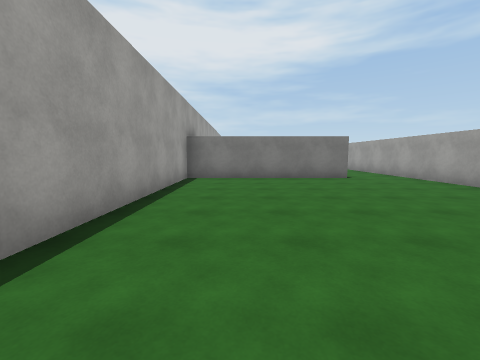
view 1 (above)

24 first-person views from a walk through a Unity game level. The camera is 1.4 m above the floor, tilts 6° down and sees 90° across. The floor is counted in squares, 2 m on a side. Each view is taken from the middle of a square. On the plan, view 1 faces up. The plan holds only what a view shows up to about 9 squares ahead; the rest is blank. The place goes on beyond the plan. The player is left out. Surface patterns are stand-ins for the level's own textures.

view 2
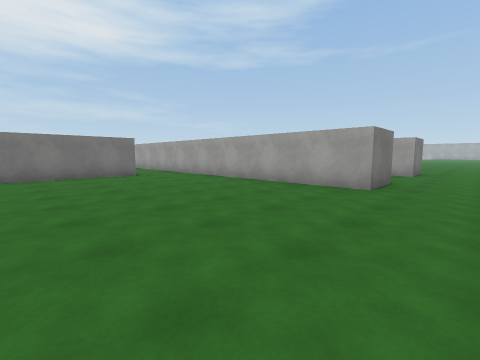

view 3
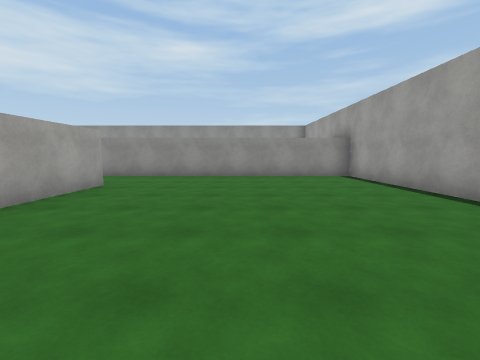

view 4
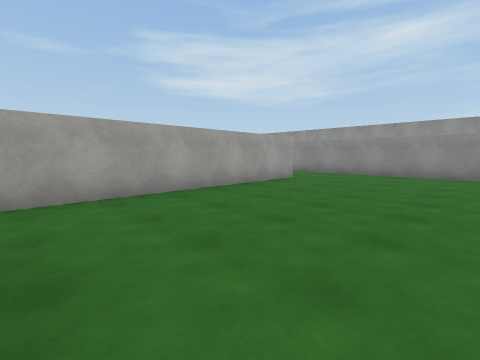

view 5
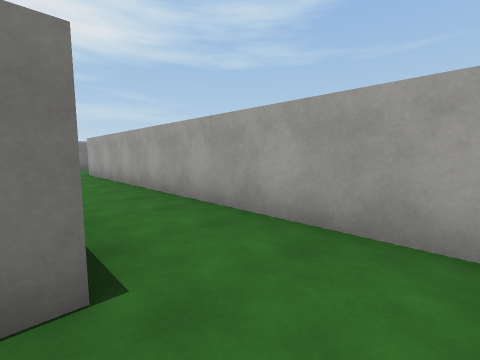

view 6
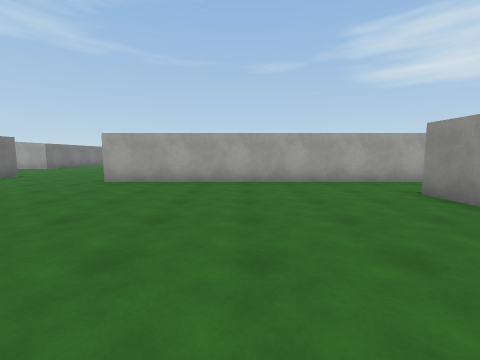

view 7
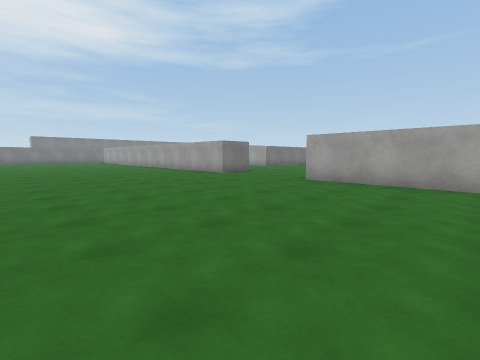

view 8
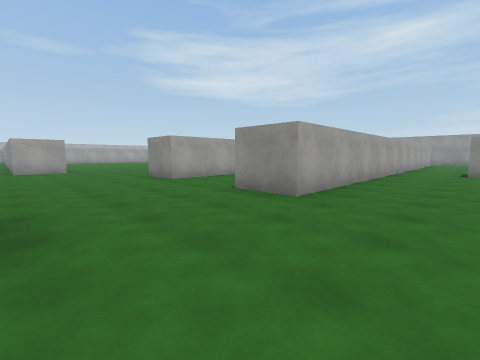

view 9
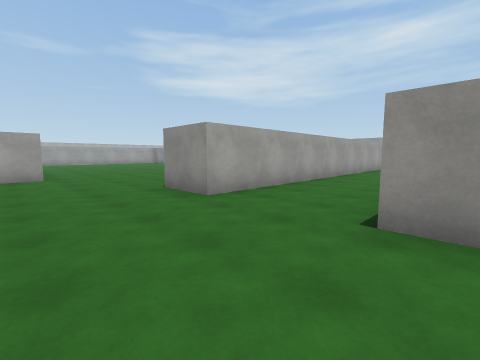

view 10
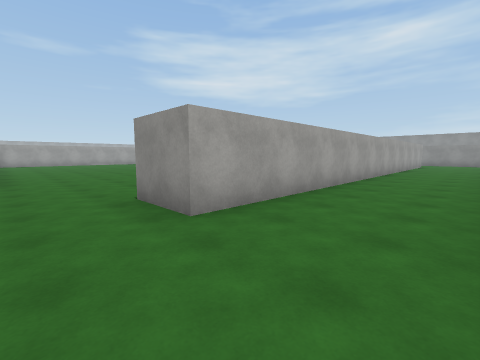

view 11
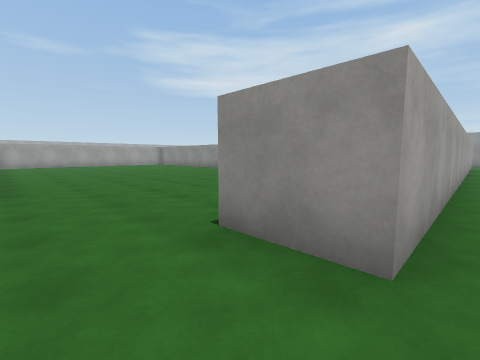

view 12
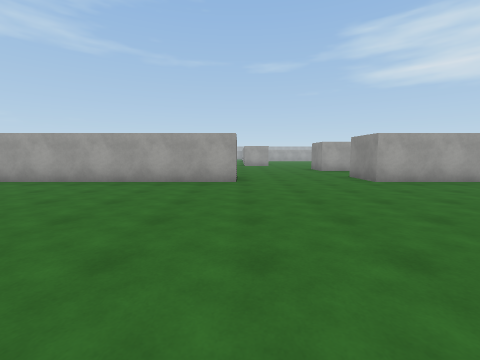

view 13
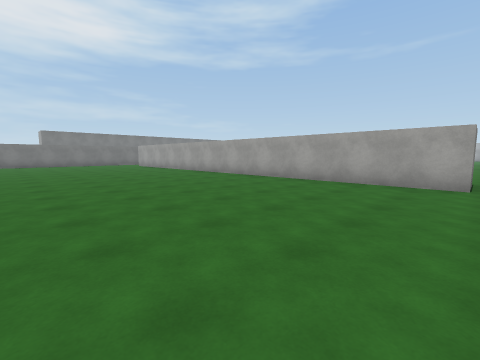

view 14
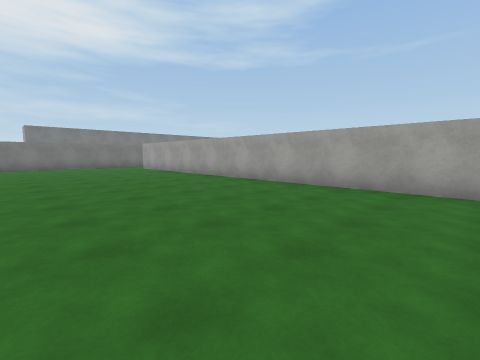

view 15
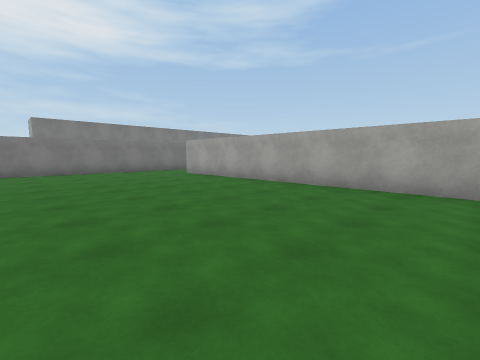

view 16
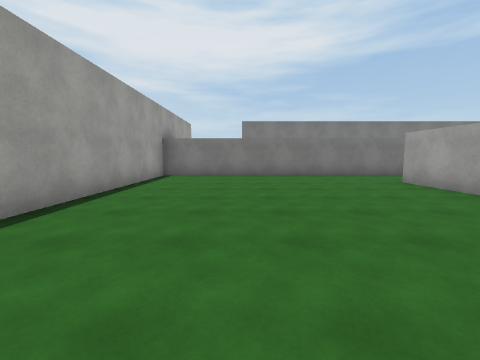

view 17
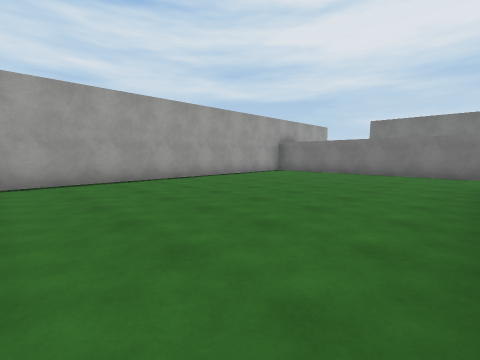

view 18
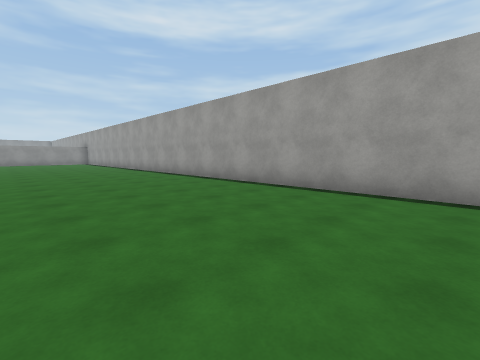

view 19
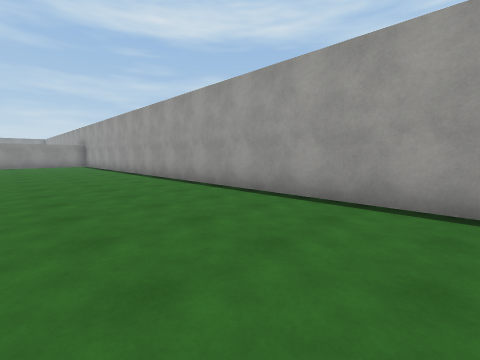

view 20
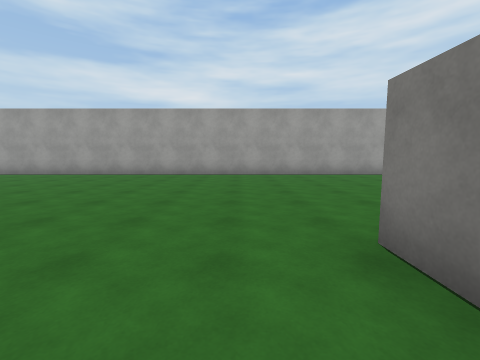

view 21
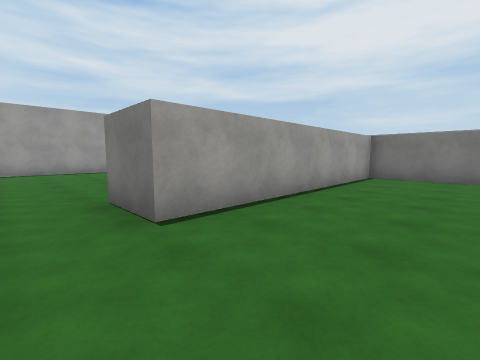

view 22
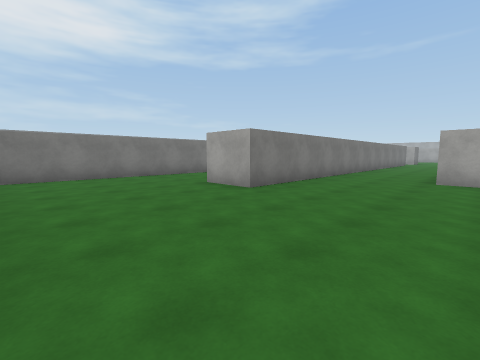

view 23
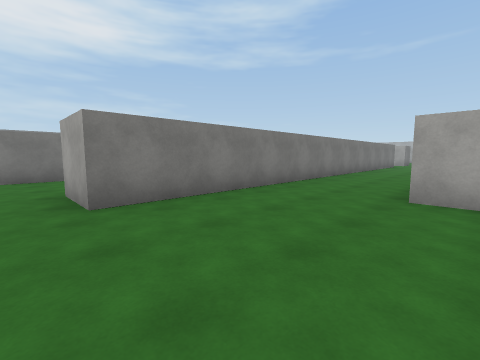

view 24
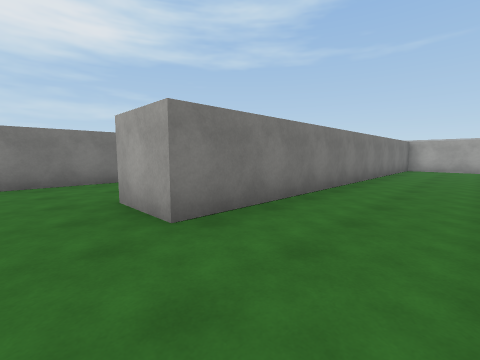

### Floor plan
Points are (right, up) in squares from view 1. A wall is a line through its corners. A room is listed if a view was taken in it or the views show most of it. See-through windows are left out.
Room 1 (views 1, 2, 3, 4, 5)
walls: (3.4, 7.2) (-1.6, 7.2) (-1.6, -1.9) (6.6, -1.9); (6.8, 0.5) (5.2, 0.5) (5.2, 8.5)
ways out: opening at (4.5, 8) to room 2; opening at (6, -0.5) to room 2
Room 2 (views 6, 7, 8, 9, 10, 11, 12, 13, 14, 15, 16, 17, 18, 19, 20, 21, 22, 23, 24)
walls: (12, 25.8) (6.7, 25.8) (6.7, 19.1) (5.2, 19.1) (5.2, 34.1); (19.4, 21.4) (10.8, 21.4) (10.8, 23); (5.2, 8.5) (5.2, 15.5) (6.8, 15.5); (2.1, 8.7) (3.2, 8.7); (9.3, 5.5) (9.3, 15.5) (10.9, 15.5); (23.6, 17.2) (14.2, 17.2) (14.2, 18.8); (25.4, 15) (25.4, 15.5); (9.3, 0.5) (9.3, 1.1); (5.6, 36.1) (-1.6, 36.1) (-1.6, 9.4)
ways out: opening at (4.5, 8) to room 1; opening at (6, -0.5) to room 1; opening at (6, 35); opening at (10, -0.5)

Where each view was taken, in squares from view 1:
view 1: 0 up, 0 right, facing up
view 2: 1 down, 0 right, facing up-right
view 3: 6 up, 2 right, facing down
view 4: 7 up, 1 right, facing down-right
view 5: 6 up, 3 right, facing up-right
view 6: 12 up, 1 left, facing right
view 7: 12 up, 1 left, facing up-right
view 8: 19 up, 3 right, facing down-right
view 9: 18 up, 6 right, facing down-right
view 10: 17 up, 7 right, facing down-right
view 11: 17 up, 9 right, facing down-right
view 12: 19 up, 1 left, facing right
view 13: 19 up, 1 left, facing up-right
view 14: 22 up, 0 right, facing up-right
view 15: 26 up, 0 right, facing up-right
view 16: 28 up, 1 right, facing up
view 17: 27 up, 5 right, facing up-left
view 18: 29 up, 3 right, facing down-left
view 19: 25 up, 2 right, facing down-left
view 20: 18 up, 7 right, facing left
view 21: 18 up, 9 right, facing up-left
view 22: 18 up, 7 right, facing up-right
view 23: 18 up, 10 right, facing up-right
view 24: 15 up, 13 right, facing up-right
